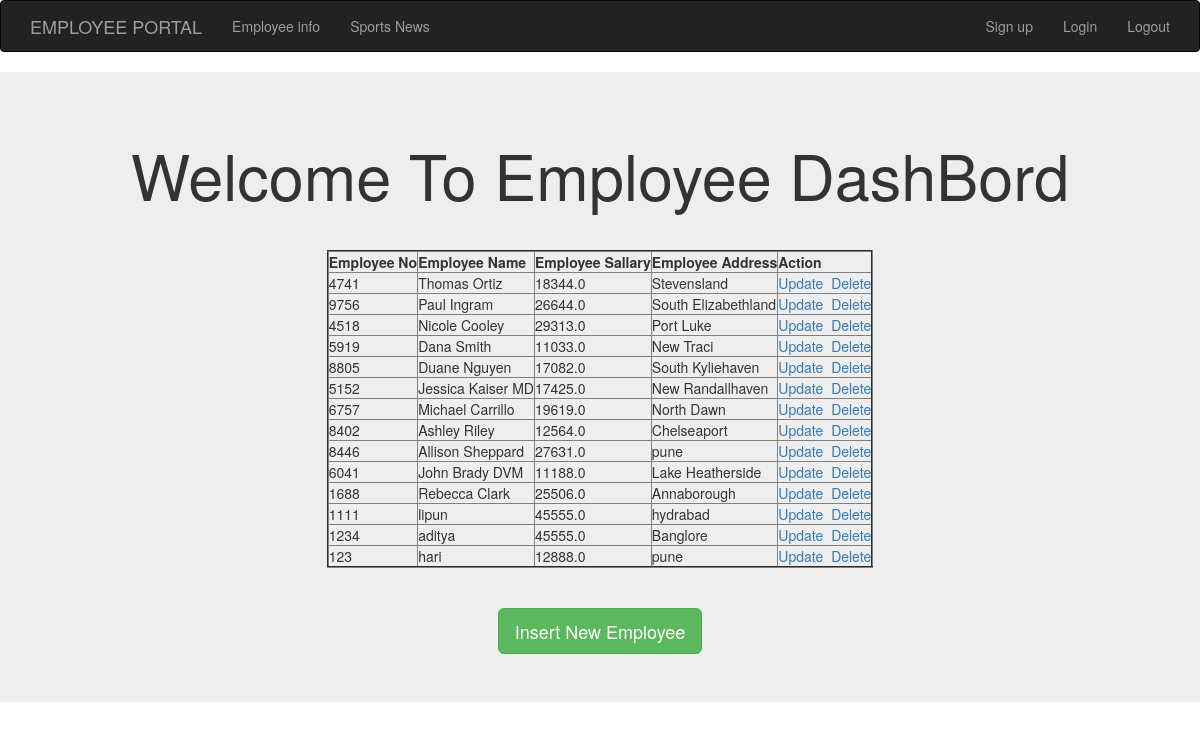
The app's page /info/ (signed in) with its own data.
### webapp/models.py (models this page shows)
class Employee(models.Model):
    eno = models.IntegerField()
    ename = models.CharField(max_length=64)
    esal = models.FloatField()
    eaddr = models.CharField(max_length= 256)

### webapp/views.py (the view)
# urls.py: path('info/', views.index_view),
@login_required
def index_view(request):
    employee = Employee.objects.all()
    return render(request,'myapp/index.html', {'employee':employee})

### templates/myapp/index.html
<!DOCTYPE html>
{% extends 'myapp/base.html'%}
{% block body_block %}
<div class="jumbotron">
  <div class="container" align='center'>
    <h1>Welcome To Employee DashBord</h1><hr>
  <table border="2" align="center">
    <thead>
      <th>Employee No</th>
      <th>Employee Name</th>
      <th>Employee Sallary</th>
      <th>Employee Address</th>
      <th>Action</th>
    </thead>
    {% for emp in employee %}
    <tr>
      <td>{{emp.eno}}</td>
      <td>{{emp.ename}}</td>
      <td>{{emp.esal}}</td>
      <td>{{emp.eaddr}}</td>
      <td><a href="/update/{{emp.id}}">Update</a> &nbsp<a href="/delete/{{emp.id}}">Delete</a></td>
    </tr>
    {%endfor%}
  </table><br><br>
  <a href="/insert" class="btn btn-success btn-lg">Insert New Employee</a>
  </div>
</div>
{% endblock%}

### templates/myapp/base.html (shortened to what this page needs)
<!DOCTYPE html>
<html lang="en">
<head>
    <link rel="stylesheet" href="https://maxcdn.bootstrapcdn.com/bootstrap/3.3.7/css/bootstrap.min.css">
</head>
<body>
    <nav class="navbar navbar-default navbar-inverse">
      <div class="container">
        <div class="navbar-header">
          <a class="navbar-brand" href="/">EMPLOYEE PORTAL</a>
        </div>
        <ul class="nav navbar-nav">
            <li> <a href="/info">Employee info</a></li>
            <li> <a href="#">Sports News</a></li>
        </ul>
        <ul class="nav navbar-nav navbar-right">
            <li> <a href="/signup">Sign up</a></li>
            <li> <a href="/accounts/login">Login</a></li>
            <li> <a href="/accounts/logout">Logout</a></li>
        </ul>
      </div>
    </nav>
    {% block body_block %}
    {% endblock%}
</body>
</html>

### records on screen
Employee: eno "4741", ename "Thomas Ortiz", esal "18344.0", eaddr "Stevensland"
Employee: eno "9756", ename "Paul Ingram", esal "26644.0", eaddr "South Elizabethland"
Employee: eno "4518", ename "Nicole Cooley", esal "29313.0", eaddr "Port Luke"
Employee: eno "5919", ename "Dana Smith", esal "11033.0", eaddr "New Traci"
Employee: eno "8805", ename "Duane Nguyen", esal "17082.0", eaddr "South Kyliehaven"
Employee: eno "5152", ename "Jessica Kaiser MD", esal "17425.0", eaddr "New Randallhaven"
Employee: eno "6757", ename "Michael Carrillo", esal "19619.0", eaddr "North Dawn"
Employee: eno "8402", ename "Ashley Riley", esal "12564.0", eaddr "Chelseaport"
Employee: eno "8446", ename "Allison Sheppard", esal "27631.0", eaddr "pune"
Employee: eno "6041", ename "John Brady DVM", esal "11188.0", eaddr "Lake Heatherside"
Employee: eno "1688", ename "Rebecca Clark", esal "25506.0", eaddr "Annaborough"
Employee: eno "1111", ename "lipun", esal "45555.0", eaddr "hydrabad"
Employee: eno "1234", ename "aditya", esal "45555.0", eaddr "Banglore"
Employee: eno "123", ename "hari", esal "12888.0", eaddr "pune"
